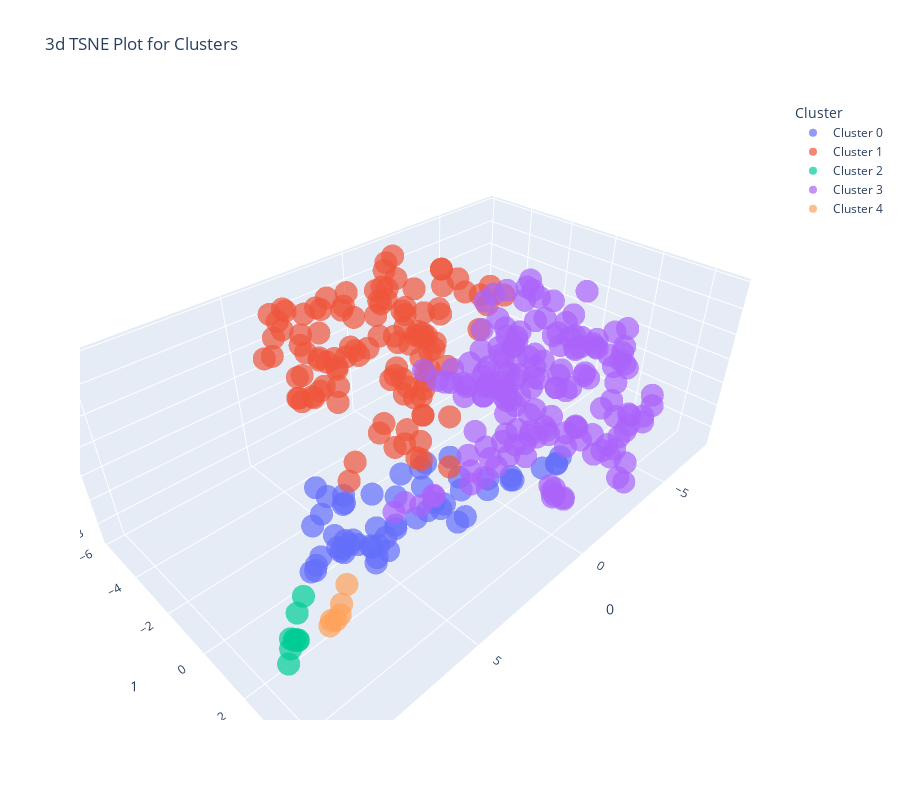

Notebook code cell kept with this figure:
### Markdown cell above
## **3D-Plot for Birch Clustering**

### Code cell
plot_model(BirchClusteringModel, plot='tsne')
